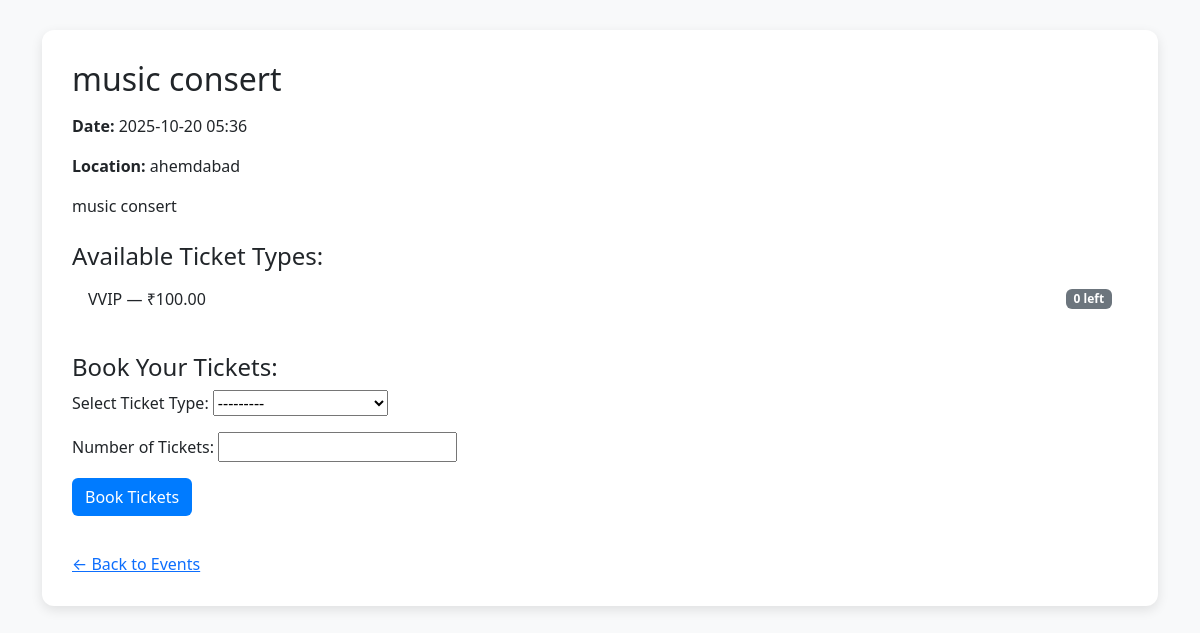
The app's page /accounts/18/ (signed in) with its own data.
### events/models.py (models this page shows, shortened)
class Event(models.Model):
    title = models.CharField(max_length=255)
    description = models.TextField(blank=True)
    date_time = models.DateTimeField()
    location = models.CharField(max_length=255)
    is_published = models.BooleanField(default=False)
    max_capacity = models.PositiveIntegerField()
    booked_by = models.ManyToManyField(User, related_name='booked_events', blank=True)
    objects = EventManager()
    published = PublishedEventManager()

class TicketType(models.Model):
    event = models.ForeignKey(Event, on_delete=models.CASCADE, related_name='ticket_types')
    name = models.CharField(max_length=100)
    price = models.DecimalField(max_digits=10, decimal_places=2, validators=[MinValueValidator(0)])
    quantity_available = models.PositiveIntegerField()
    class Meta:
        constraints = [
            models.UniqueConstraint(fields=['event', 'name'], name='unique_event_ticket_name')
        ]
        verbose_name = 'Ticket Type'
        verbose_name_plural = 'Ticket Types'
    def __str__(self):
        return f"{self.name} - {self.event.title}"

### events/views.py (the view)
# urls.py: path('<int:pk>/', views.event_detail_view, name='event_detail'),
@login_required
def event_detail_view(request, pk):
    event = get_object_or_404(Event, pk=pk, is_published=True)
    ticket_types = event.ticket_types.all()
    if request.method == "POST":
        form = BookingForm(request.POST, user=request.user, event=event)
        if form.is_valid():
            try:
                booking = form.save()
                messages.success(
                    request,
                    f"✅ Booked {booking.quantity} {booking.ticket_type.name} ticket(s) successfully!"
                )
                return redirect("profile")
            except ValidationError as e:
                messages.error(request, e.message)
            except Exception as e:
                messages.error(request, f"❌ Booking failed: {e}")
    else:
        form = BookingForm(user=request.user, event=event)
    return render(request, "events/event_detail.html", {
        "event": event,
        "ticket_types": ticket_types,
        "form": form,
    })

### events/forms.py (shortened to what this page needs)
class BookingForm(forms.Form):
    ticket_type = forms.ModelChoiceField(
        queryset=TicketType.objects.none(),
        label="Select Ticket Type"
    )
    quantity = forms.IntegerField(min_value=1, label="Number of Tickets")
    def __init__(self, *args, **kwargs):
        self.user = kwargs.pop("user", None)
        event = kwargs.pop("event", None)
        super().__init__(*args, **kwargs)
        if event:
            self.fields["ticket_type"].queryset = TicketType.objects.filter(event=event)
        else:
            self.fields["ticket_type"].queryset = TicketType.objects.none()

### events/templates/events/event_detail.html (shortened to what this page needs)
{% load static %}
<!DOCTYPE html>
<html lang="en">
<head>
  <link href="https://cdn.jsdelivr.net/npm/bootstrap@5.3.3/dist/css/bootstrap.min.css" rel="stylesheet">
</head>
<body>
  <div class="container">
    <div class="event-card">
      <h2 class="mb-3">{{ event.title }}</h2>
      <p><strong>Date:</strong> {{ event.date_time|date:"Y-m-d H:i" }}</p>
      <p><strong>Location:</strong> {{ event.location }}</p>
      <p>{{ event.description }}</p>
      <h4 class="mt-4">Available Ticket Types:</h4>
      <ul class="ticket-list list-group list-group-flush mb-4">
        {% for ticket in ticket_types %}
          <li class="list-group-item d-flex justify-content-between align-items-center">
            {{ ticket.name }} — ₹{{ ticket.price }}
            <span class="badge bg-secondary">{{ ticket.quantity_available }} left</span>
          </li>
        {% empty %}
          <li class="list-group-item">No tickets available.</li>
        {% endfor %}
      </ul>
      {% if user.is_authenticated %}
        <h4>Book Your Tickets:</h4>
        <form method="post" class="mb-3">
            {{ form.as_p }}
            <button type="submit" class="btn btn-book">Book Tickets</button>
        </form>
      {% else %}
        <p class="text-muted">Please <a href="{% url 'login' %}">Login</a> to book tickets.</p>
      {% endif %}
      <a href="{% url 'event_list' %}" class="back-link">&larr; Back to Events</a>
    </div>
  </div>
</body>
</html>

### events/templates/events/event_detail.html (style rules this page uses)
body { background-color: #f8f9fa; }
.event-card { background-color: #fff; border-radius: 12px; box-shadow: 0 4px 12px rgba(0,0,0,0.1); padding: 30px; margin-top: 30px; }
.ticket-list li { margin-bottom: 10px; }
.btn-book { background-color: #007bff; color: #fff; }
.back-link { margin-top: 20px; display: inline-block; }

### records on screen
Event: title "music consert", date_time "2025-10-20 05:36", location "ahemdabad", description "music consert"
TicketType: name "VVIP", price "100.00", quantity_available "0"
